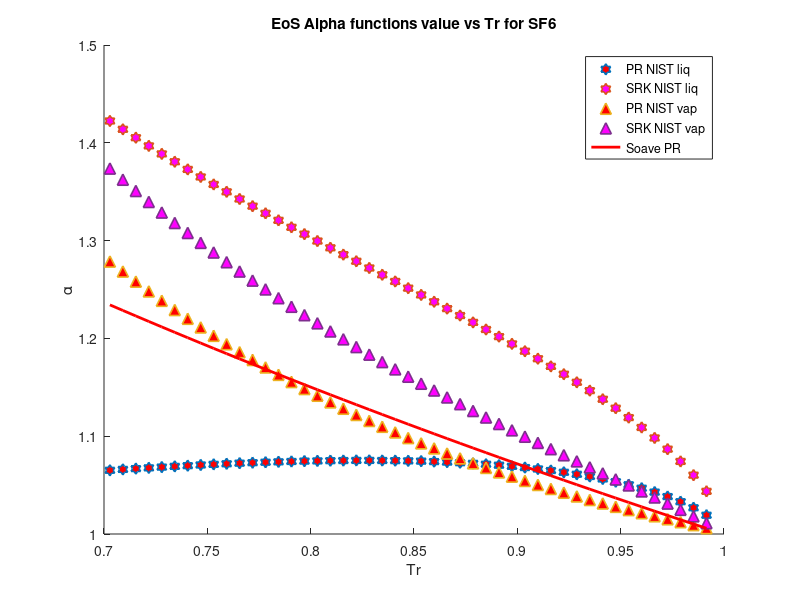

The MATLAB script that drew this image:
clear 
clc
load SF6_sat_data.mat
%alpha PR & SRK for SF6
P = P*10^6;
omega = 0.21; %Acentric factor
Tc = 318.7; %K
Pc = 3760000; %Pa
R = 8.31446 %J/K*mol
Zc = 0.282;
b1 = 0.07780*(R*Tc/Pc);
a1 = 0.45724*(((R^2)*(Tc^2))/Pc);
b2 = 0.08664*(R*Tc/Pc);
a2 = 0.42747*(((R^2)*(Tc^2))/Pc);
omega_c = 1-3*Zc;
omega_b = 0.08446114781;
omega_a = 3*Zc^2+3*(1-2*Zc)*omega_b+omega_b^2+1-3*Zc;
a3 = omega_a*(((R^2)*(Tc^2))/Pc);
b3 = omega_b*(R*Tc/Pc);
c3 = omega_c*(R*Tc/Pc);
T = 224; %k
M = 146.06/1000; %kg/mol
S1=0.37464+1.54226*omega-0.26992*omega^2;
S2=0.48508+1.55171*omega-0.176*omega^2;

for i = 1:1:47
   Pr = P/Pc; 
   Tr = T/Tc;
   Tr_list(i)=Tr;
   Vm_liq(i) = M/rho_liq(i);
   Vm_vap(i) = M/rho_vap(i);
   alpha_PT_liq(i) = ((R*T)/(Vm_liq(i)-b3)-P(i))*((Vm_liq(i)^2+b3*Vm_liq(i)+c3*Vm_liq(i)-c3*b3)/a3);
   alpha_PT_vap(i) = ((R*T)/(Vm_vap(i)-b3)-P(i))*((Vm_vap(i)^2+b3*Vm_vap(i)+c3*Vm_vap(i)-c3*b3)/a3);
   alpha_PR_liq(i) = ((R*T)/(Vm_liq(i)-b1)-P(i))*((Vm_liq(i)^2+2*b1*Vm_liq(i)-b1^2)/a1)
   alpha_SRK_liq(i) = ((R*T)/(Vm_liq(i)-b2)-P(i))*((Vm_liq(i)^2+b2*Vm_liq(i))/a2);
   alpha_PR_vap(i) = ((R*T)/(Vm_vap(i)-b1)-P(i))*((Vm_vap(i)^2+2*b1*Vm_vap(i)-b1^2)/a1);
   alpha_SRK_vap(i) = ((R*T)/(Vm_vap(i)-b2)-P(i))*((Vm_vap(i)^2+b2*Vm_vap(i))/a2);
   alpha_soave_PR(i) =(1+S1*(1-sqrt(Tr)))^2;
   alpha_soave_SRK(i) =(1+S2*(1-sqrt(Tr)))^2;
   alpha_Gasem(i) = exp((1.943+0.926*Tr)*(1-(Tr)^0.1441));
%    alpha_twu(i) = (Tr)^(0.081043)*exp(0.915696*(1-(Tr)^(2.61622)));
   Temp(i)=T;
   T = T+2;
end
hold on

 plot(Tr_list,alpha_PR_liq,'h','MarkerSize',8,'MarkerFaceColor','r','LineWidth',1.2)
 %plot(Tr_list,alpha_PT_liq,'h','MarkerSize',8,'MarkerFaceColor','g','LineWidth',1.2)
 plot(Tr_list,alpha_SRK_liq,'h','MarkerSize',8,'MarkerFaceColor','m','LineWidth',1.2)
 plot(Tr_list,alpha_PR_vap,'^','MarkerSize',8,'MarkerFaceColor','r','LineWidth',1.2)
 %plot(Tr_list,alpha_PT_vap,'^','MarkerSize',8,'MarkerFaceColor','g','LineWidth',1.2)
 plot(Tr_list,alpha_SRK_vap,'^','MarkerSize',8,'MarkerFaceColor','m','LineWidth',1.2)
 plot(Tr_list,alpha_soave_PR,'r','LineWidth',2)
% plot(Tr_list,alpha_soave_SRK,'g','LineWidth',2)
% plot(Tr_list,alpha_Gasem,'b','LineWidth',2)

hold off
legend('PR NIST liq','SRK NIST liq','PR NIST vap','SRK NIST vap','Soave PR')
xlabel('Tr')
ylabel('\alpha')
title('EoS Alpha functions value vs Tr for SF6')